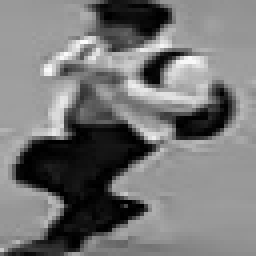
#> input picture Human-2/100625.jpg, 64 x 64 px (shown 4 times larger)
$ jupyter execute --allow-errors Demo.ipynb
#> lines starting #> are read from the running program, lines starting #| are printed output that depends on the picture; after the words box and inside, x2 and y2 are one past the last pixel; in counts of white or black regions, pixels touching at a corner belong together
[cell 1]
import matplotlib.pyplot as plt
from sklearn.metrics import accuracy_score
from sklearn.model_selection import train_test_split
from sklearn.datasets import load_breast_cancer  # binaryclass
import cv2 as cv
import os
from Layer import Layer
from NN import NN
import numpy as np
from sys import path
path.append('..')
import imutils

[cell 2]
### Import data

path_human = 'Human-2'
path_non_human = 'Non-Human-2'
ones_human = np.ones((64*64, 1)).reshape(1, -1)

# convert image shape to 1x4096 and put into a matrix ones_human

for file in os.listdir(path_human):
    path_img_human = path_human+'/'+file
    image_human = cv.imread(path_img_human, 0).reshape(1, -1)
    ones_human = np.vstack((ones_human, image_human))

data_human = np.delete(ones_human, 0, 0)

# N = number of data set, d is the number of features

N, d = data_human.shape
#> N = 3; d = 4096
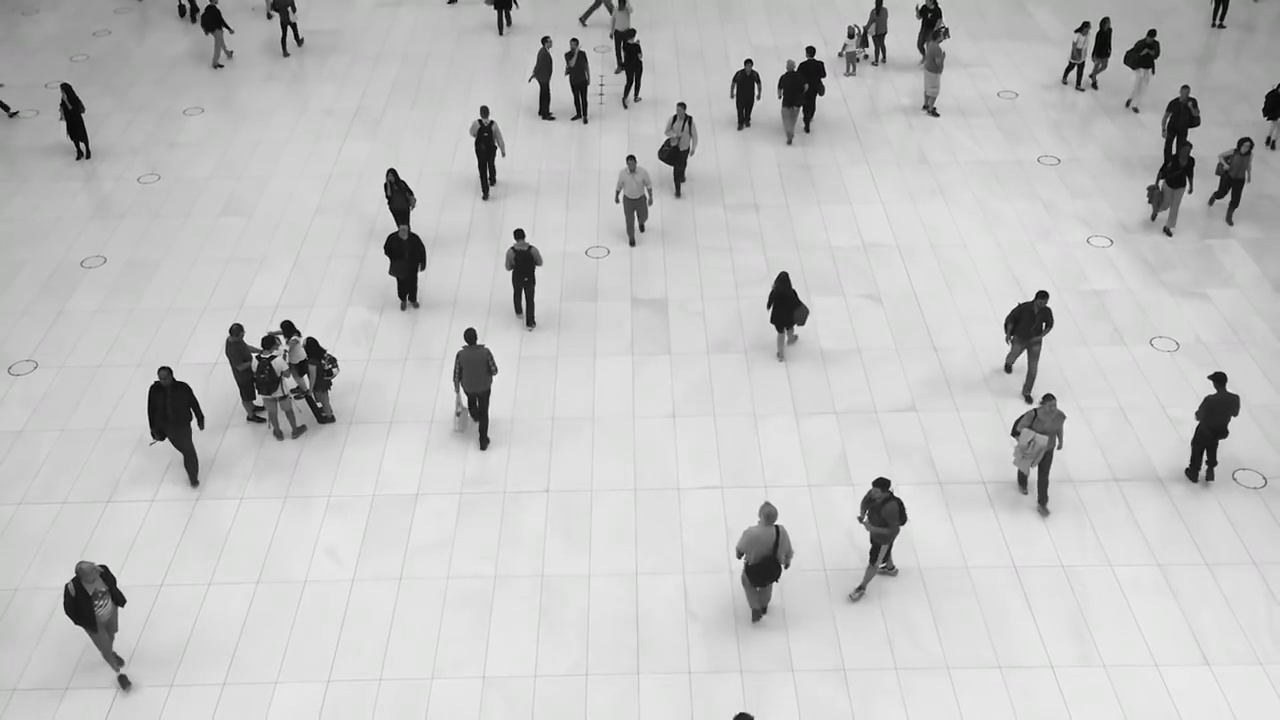
#> input picture frame 34 of 12.mp4, 1280 x 720 px
#> further down, frame is the input picture: shape (720, 1280, 3); mean B, G, R 193.6, 193.9, 193.7
#> `gray = cv.GaussianBlur(gray, (21, 21), 0)`:
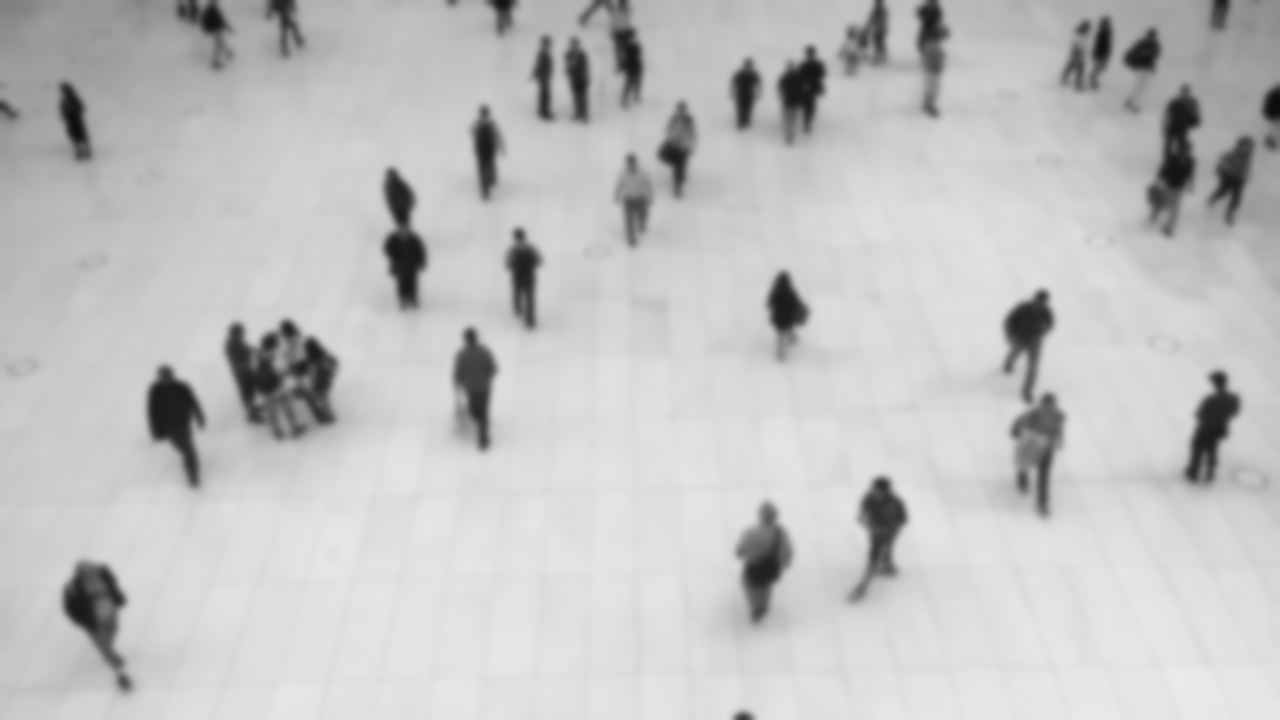
#> gray: shape (720, 1280); min 12, max 234, mean 193.8
#> `fgMask = backSub.apply(gray)`: fgMask: shape (720, 1280); every value is 255
#> `cnts = cv.findContours( fgMask.copy(), cv.RETR_EXTERNAL, cv.CHAIN_APPR..`: cnts = 1 contour; box (x1, y1, x2, y2) and area: (0, 0, 1280, 720) 919601
#> `cnts = imutils.grab_contours(cnts)`: cnts = [[[0, 0], [0, 719], [1279, 719], [1279, 0]]]
# print(N, d)


ones_non_human = np.ones((64*64, 1)).reshape(1, -1)
#> (the rest of this cell did not finish here and is left out)

#> (a cell that did not finish here is left out)

#> (a cell that did not finish here is left out)

[cell 5]
### link
# https://stackoverflow.com/questions/37177811/crop-rectangle-returned-by-minarearect-opencv-python

def crop_minAreaRect(rect, box, gray, frame):
    mult = 1 # I wanted to show an area slightly larger than my min rectangle set this to one if you don't
    W = rect[1][0]
    H = rect[1][1]

    Xs = [i[0] for i in box]
    Ys = [i[1] for i in box]
    x1 = min(Xs)
    x2 = max(Xs)
    y1 = min(Ys)
    y2 = max(Ys)

    rotated = False
    angle = rect[2]

    if angle < -45:
        angle+=90
        rotated = True

    center = (int((x1+x2)/2), int((y1+y2)/2))
    size = (int(mult*(x2-x1)),int(mult*(y2-y1)))

    M = cv.getRotationMatrix2D((size[0]/2, size[1]/2), angle, 1.0)

    cropped = cv.getRectSubPix(gray, size, center)
    cropped = cv.warpAffine(cropped, M, size)

    croppedW = W if not rotated else H
    croppedH = H if not rotated else W

    croppedRotated = cv.getRectSubPix(cropped, (int(croppedW*mult), int(croppedH*mult)), (size[0]/2, size[1]/2))
#     cv.circle(frame, center, 10, (0,255,0), -1) # again this was mostly for debugging purposes
#     cv.rectangle(frame,
#                  (int(center[0] - croppedW/2), int(center[1] - croppedH/2)),
#                  (int(center[0] + croppedW/2), int(center[1] + croppedH/2)),
#                  (255, 255, 255),
#                  2) # again this was mostly for debugging purposes

    return croppedRotated

[cell 6]
### test with video

backSub = cv.createBackgroundSubtractorMOG2(detectShadows=False, varThreshold=20)
capture = cv.VideoCapture('12.mp4')
fps = 30
MIN_AREA = 600

if not capture.isOpened:
    print('Unable to open the video')
    exit(0)

#> (the rest of this cell did not finish here and is left out)
